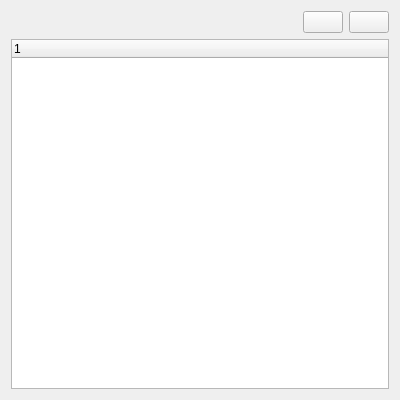
<?xml version="1.0" encoding="UTF-8"?>
<ui version="4.0">
 <class>FileTree</class>
 <widget class="QWidget" name="FileTree">
  <property name="geometry">
   <rect>
    <x>0</x>
    <y>0</y>
    <width>400</width>
    <height>400</height>
   </rect>
  </property>
  <property name="sizePolicy">
   <sizepolicy hsizetype="Expanding" vsizetype="Expanding">
    <horstretch>0</horstretch>
    <verstretch>0</verstretch>
   </sizepolicy>
  </property>
  <property name="windowTitle">
   <string>Form</string>
  </property>
  <layout class="QGridLayout" name="gridLayout">
   <item row="0" column="0">
    <layout class="QHBoxLayout" name="horizontalLayout">
     <item>
      <spacer name="horizontalSpacer">
       <property name="orientation">
        <enum>Qt::Horizontal</enum>
       </property>
       <property name="sizeHint" stdset="0">
        <size>
         <width>40</width>
         <height>20</height>
        </size>
       </property>
      </spacer>
     </item>
     <item>
      <widget class="QPushButton" name="refresh_Pb">
       <property name="text">
        <string/>
       </property>
       <property name="icon">
        <iconset resource="res.qrc">
         <normaloff>:/icon/refresh.png</normaloff>:/icon/refresh.png</iconset>
       </property>
      </widget>
     </item>
     <item>
      <widget class="QPushButton" name="fileTree_Pb">
       <property name="text">
        <string/>
       </property>
       <property name="icon">
        <iconset resource="res.qrc">
         <normaloff>:/icon/folderOpen.png</normaloff>:/icon/folderOpen.png</iconset>
       </property>
      </widget>
     </item>
    </layout>
   </item>
   <item row="1" column="0">
    <widget class="QTreeWidget" name="treeWidget">
     <column>
      <property name="text">
       <string notr="true">1</string>
      </property>
     </column>
    </widget>
   </item>
  </layout>
 </widget>
 <resources>
  <include location="res.qrc"/>
 </resources>
 <connections/>
</ui>
